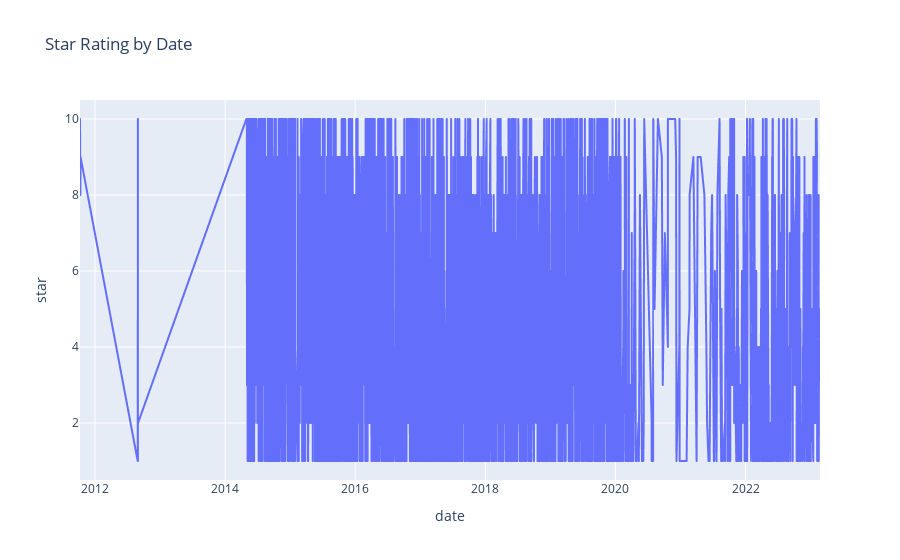

Notebook source saved alongside this figure:
### Code cell
fig = px.line(df, x='date', y='star', title='Star Rating by Date')
fig.show()

### Figure 1 — Plotly figure (JSON) as saved in the notebook; plotly's stock layout.template omitted (floating-point values rounded to 4 significant figures; data arrays with more than 128 entries replaced by an {"elided": "..."} marker saying what was removed)
{"data": [{"hovertemplate": "date=%{x}<br>star=%{y}<extra></extra>", "legendgroup": "", "line": {"color": "#636efa", "dash": "solid"}, "marker": {"symbol": "circle"}, "mode": "lines", "name": "", "showlegend": false, "type": "scattergl", "x": {"elided": "3469 str values"}, "xaxis": "x", "y": {"elided": "3469 int values"}, "yaxis": "y"}], "layout": {"legend": {"tracegroupgap": 0}, "title": {"text": "Star Rating by Date"}, "xaxis": {"anchor": "y", "domain": [0, 1], "title": {"text": "date"}}, "yaxis": {"anchor": "x", "domain": [0, 1], "title": {"text": "star"}}}}
